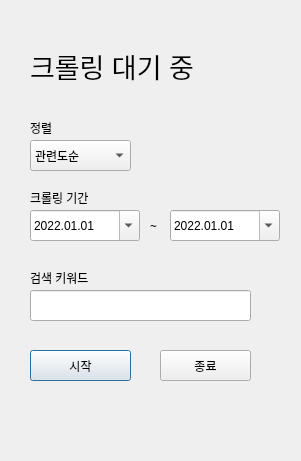
<?xml version="1.0" encoding="UTF-8"?>
<ui version="4.0">
 <class>Dialog</class>
 <widget class="QDialog" name="Dialog">
  <property name="geometry">
   <rect>
    <x>0</x>
    <y>0</y>
    <width>301</width>
    <height>461</height>
   </rect>
  </property>
  <property name="windowTitle">
   <string>Dialog</string>
  </property>
  <widget class="QPushButton" name="btn_start">
   <property name="geometry">
    <rect>
     <x>30</x>
     <y>350</y>
     <width>101</width>
     <height>31</height>
    </rect>
   </property>
   <property name="text">
    <string>시작</string>
   </property>
  </widget>
  <widget class="QDateEdit" name="dateStart">
   <property name="geometry">
    <rect>
     <x>30</x>
     <y>210</y>
     <width>110</width>
     <height>31</height>
    </rect>
   </property>
   <property name="font">
    <font>
     <pointsize>9</pointsize>
    </font>
   </property>
   <property name="dateTime">
    <datetime>
     <hour>0</hour>
     <minute>0</minute>
     <second>0</second>
     <year>2022</year>
     <month>1</month>
     <day>1</day>
    </datetime>
   </property>
   <property name="displayFormat">
    <string>yyyy.MM.dd</string>
   </property>
   <property name="calendarPopup">
    <bool>true</bool>
   </property>
   <property name="timeSpec">
    <enum>Qt::LocalTime</enum>
   </property>
   <property name="date">
    <date>
     <year>2022</year>
     <month>1</month>
     <day>1</day>
    </date>
   </property>
  </widget>
  <widget class="QLabel" name="label">
   <property name="geometry">
    <rect>
     <x>30</x>
     <y>190</y>
     <width>91</width>
     <height>16</height>
    </rect>
   </property>
   <property name="font">
    <font>
     <pointsize>9</pointsize>
    </font>
   </property>
   <property name="text">
    <string>크롤링 기간</string>
   </property>
  </widget>
  <widget class="QDateEdit" name="dateEnd">
   <property name="geometry">
    <rect>
     <x>170</x>
     <y>210</y>
     <width>110</width>
     <height>31</height>
    </rect>
   </property>
   <property name="font">
    <font>
     <pointsize>9</pointsize>
    </font>
   </property>
   <property name="dateTime">
    <datetime>
     <hour>0</hour>
     <minute>0</minute>
     <second>0</second>
     <year>2022</year>
     <month>1</month>
     <day>1</day>
    </datetime>
   </property>
   <property name="displayFormat">
    <string>yyyy.MM.dd</string>
   </property>
   <property name="calendarPopup">
    <bool>true</bool>
   </property>
   <property name="timeSpec">
    <enum>Qt::LocalTime</enum>
   </property>
  </widget>
  <widget class="QLabel" name="label_2">
   <property name="geometry">
    <rect>
     <x>30</x>
     <y>270</y>
     <width>101</width>
     <height>16</height>
    </rect>
   </property>
   <property name="font">
    <font>
     <pointsize>9</pointsize>
    </font>
   </property>
   <property name="text">
    <string>검색 키워드</string>
   </property>
  </widget>
  <widget class="QComboBox" name="combo_sort">
   <property name="geometry">
    <rect>
     <x>30</x>
     <y>140</y>
     <width>101</width>
     <height>31</height>
    </rect>
   </property>
   <property name="font">
    <font>
     <pointsize>9</pointsize>
    </font>
   </property>
   <item>
    <property name="text">
     <string>관련도순</string>
    </property>
   </item>
   <item>
    <property name="text">
     <string>최신순</string>
    </property>
   </item>
   <item>
    <property name="text">
     <string>오래된순</string>
    </property>
   </item>
  </widget>
  <widget class="QLabel" name="label_3">
   <property name="geometry">
    <rect>
     <x>30</x>
     <y>120</y>
     <width>71</width>
     <height>16</height>
    </rect>
   </property>
   <property name="font">
    <font>
     <pointsize>9</pointsize>
    </font>
   </property>
   <property name="text">
    <string>정렬</string>
   </property>
  </widget>
  <widget class="QLineEdit" name="input_keyword">
   <property name="geometry">
    <rect>
     <x>30</x>
     <y>290</y>
     <width>221</width>
     <height>31</height>
    </rect>
   </property>
   <property name="font">
    <font>
     <pointsize>9</pointsize>
    </font>
   </property>
  </widget>
  <widget class="QPushButton" name="btn_exit">
   <property name="geometry">
    <rect>
     <x>160</x>
     <y>350</y>
     <width>91</width>
     <height>31</height>
    </rect>
   </property>
   <property name="autoFillBackground">
    <bool>false</bool>
   </property>
   <property name="text">
    <string>종료</string>
   </property>
  </widget>
  <widget class="QLabel" name="label_4">
   <property name="geometry">
    <rect>
     <x>30</x>
     <y>30</y>
     <width>241</width>
     <height>71</height>
    </rect>
   </property>
   <property name="font">
    <font>
     <pointsize>20</pointsize>
    </font>
   </property>
   <property name="text">
    <string>크롤링 대기 중</string>
   </property>
  </widget>
  <widget class="QLabel" name="label_5">
   <property name="geometry">
    <rect>
     <x>150</x>
     <y>220</y>
     <width>56</width>
     <height>12</height>
    </rect>
   </property>
   <property name="font">
    <font>
     <family>맑은 고딕</family>
     <pointsize>9</pointsize>
     <weight>50</weight>
     <bold>false</bold>
    </font>
   </property>
   <property name="text">
    <string>~</string>
   </property>
  </widget>
 </widget>
 <resources/>
 <connections/>
</ui>
